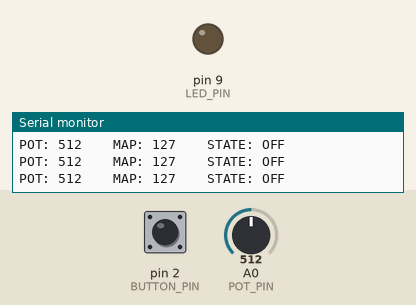
Simulated run of this sketch. Board: Arduino Uno, built with avr-gcc and run on an emulated ATmega328P. On the bench: output pins drawn as LEDs (lit = HIGH), the last lines printed to the serial monitor. Dashed ring = blinking. The test bench sets the inputs (shaded band); at power-on: pin 2 (BUTTON_PIN) LOW, A0 (POT_PIN) = 512.

Above: at 1.2 s.
1.3 s: pin 2 (BUTTON_PIN) pulled HIGH for 0.15 s
At 2.5 s:
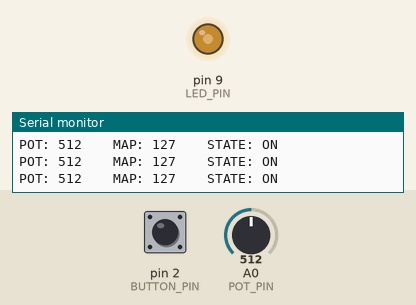
2.9 s: A0 (POT_PIN) set to 122
At 4.1 s:
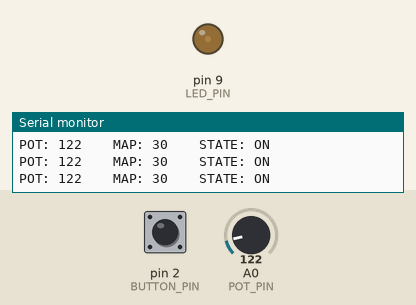
4.4 s: A0 (POT_PIN) set to 716
At 5.3 s:
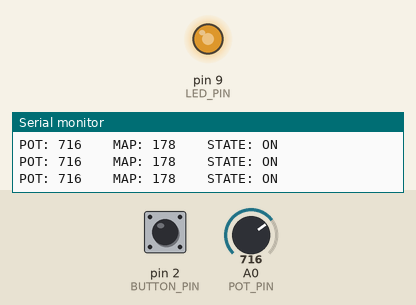
5.9 s: A0 (POT_PIN) set to 1023
At 6.9 s:
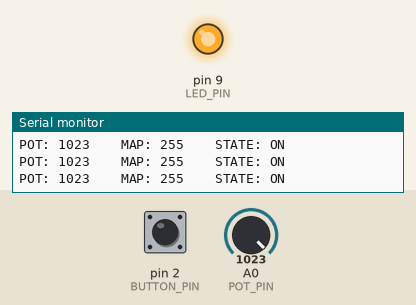
7.4 s: pin 2 (BUTTON_PIN) pulled HIGH for 1 s
At 8.7 s:
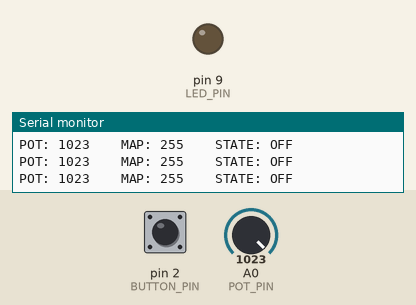
9.9 s: pin 2 (BUTTON_PIN) pulsed HIGH 5 times (0.12 s each, 0.3 s apart)
At 10.71 s:
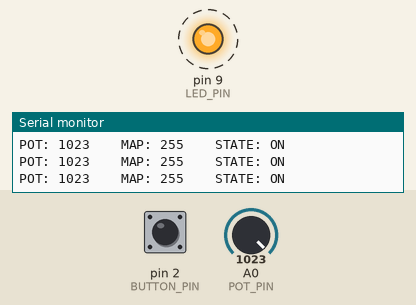
Timing chart, 0 to 12.9 s (numbered marks = the images above; inputs shaded):
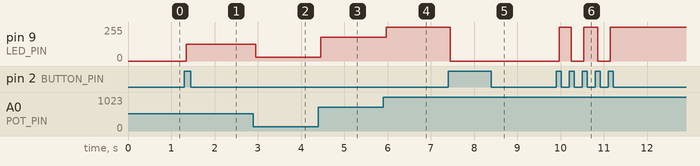

The sketch:

stage3-adc-potentiometer.ino
```cpp
const int BUTTON_PIN = 2;
const int LED_PIN    = 9;
const int POT_PIN    = A0;

void setup()
{
  Serial.begin(9600);
  pinMode(BUTTON_PIN, INPUT);
  pinMode(LED_PIN, OUTPUT);
  // No pinMode() needed for POT_PIN
}

void loop()
{
  // ---- STATE ----
  static int lastButtonState = LOW;
  static bool lightIsOn = false;
  static unsigned long lastChangeTime = 0;
  static int brightness = 0; // Overwritten immediately by the ADC read

  // ---- BUTTON ----
  int currentButtonState = digitalRead(BUTTON_PIN);

  if (currentButtonState != lastButtonState) {
    if (millis() - lastChangeTime > 50) {
      if (currentButtonState == HIGH) {
        lightIsOn = !lightIsOn;
      }
      lastChangeTime = millis();
    }
    lastButtonState = currentButtonState;
  }

  // ---- ADC READ ----
  int potValue = analogRead(POT_PIN);

  // ---- RANGE MAPPING ----
  brightness = map(potValue, 0, 1023, 0, 255);

  // ---- DIAGNOSTICS ----
  Serial.print("POT: ");
  Serial.print(potValue);
  Serial.print(" \t MAP: ");
  Serial.print(brightness);
  Serial.print(" \t STATE: ");
  Serial.println(lightIsOn ? "ON" : "OFF");

  // ---- OUTPUT ----
  analogWrite(LED_PIN, lightIsOn ? brightness : 0);
}
```

Measured:
- after the input at 1.3 s, pin 9 (LED_PIN): 0/255 → 127/255 after 0.05 s
- after the input at 2.9 s, pin 9 (LED_PIN): 127/255 → 30/255 after 0.06 s
- after the input at 4.4 s, pin 9 (LED_PIN): 30/255 → 178/255 after 0.06 s
- after the input at 5.9 s, pin 9 (LED_PIN): 178/255 → 255/255 after 0.07 s
- after the input at 7.4 s, pin 9 (LED_PIN): 255/255 → 0/255 after 0.05 s
- after the input at 9.9 s, pin 9 (LED_PIN): alternates 255/255 for 0.30 s and 0/255 for 0.29 s, 5 changes in all, then stays 255/255, starting after 0.06 s
